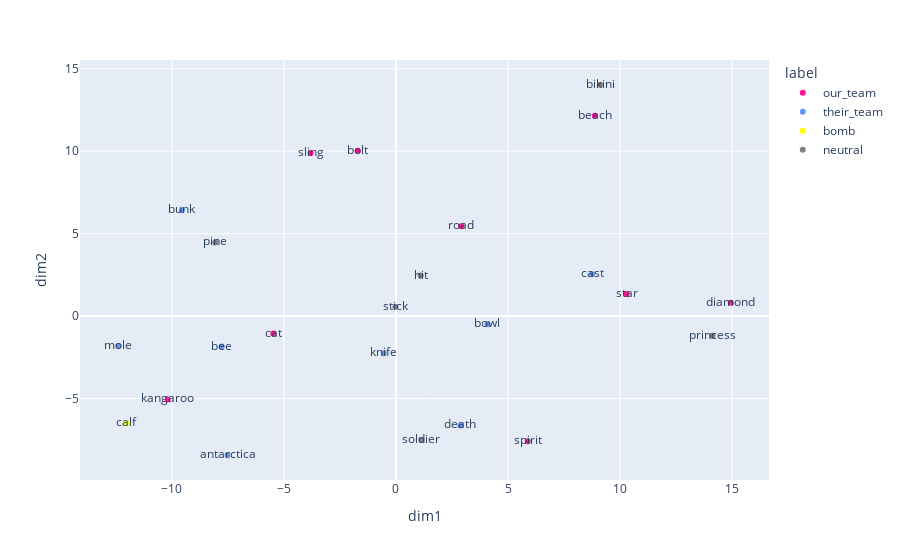

Here is the notebook cell this chart was saved with:
### Markdown cell above
#### Reduce to 2D
Let's first reduce to 2 dimensions and plot the results

### Code cell
X_embedded_2d = TSNE_fit(embedding_matrix, n_comp = 2)
df_reduced_2d = matrix_to_df(X_embedded_2d, words, labels)
plot_2d(df_reduced_2d, color_map, png = False)

### Figure 1 — Plotly figure (JSON) as saved in the notebook; plotly's stock layout.template omitted (floating-point values rounded to 4 significant figures)
{"data": [{"hovertemplate": "<b>%{hovertext}</b><br><br>label=our_team<br>dim1=%{x}<br>dim2=%{y}<br>word=%{text}<extra></extra>", "hovertext": ["bolt", "kangaroo", "road", "cat", "spirit", "sling", "star", "beach", "diamond"], "legendgroup": "our_team", "marker": {"color": "deeppink", "symbol": "circle"}, "mode": "markers+text", "name": "our_team", "orientation": "v", "showlegend": true, "text": ["bolt", "kangaroo", "road", "cat", "spirit", "sling", "star", "beach", "diamond"], "type": "scatter", "x": [-1.7, -10.18, 2.912, -5.47, 5.879, -3.809, 10.29, 8.874, 14.94], "xaxis": "x", "y": [10.03, -5.054, 5.448, -1.059, -7.588, 9.894, 1.335, 12.15, 0.8073], "yaxis": "y"}, {"hovertemplate": "<b>%{hovertext}</b><br><br>label=their_team<br>dim1=%{x}<br>dim2=%{y}<br>word=%{text}<extra></extra>", "hovertext": ["cast", "bee", "death", "bunk", "mole", "bowl", "knife", "antarctica"], "legendgroup": "their_team", "marker": {"color": "cornflowerblue", "symbol": "circle"}, "mode": "markers+text", "name": "their_team", "orientation": "v", "showlegend": true, "text": ["cast", "bee", "death", "bunk", "mole", "bowl", "knife", "antarctica"], "type": "scatter", "x": [8.753, -7.772, 2.873, -9.545, -12.39, 4.079, -0.5445, -7.511], "xaxis": "x", "y": [2.532, -1.846, -6.629, 6.418, -1.817, -0.4906, -2.255, -8.435], "yaxis": "y"}, {"hovertemplate": "<b>%{hovertext}</b><br><br>label=bomb<br>dim1=%{x}<br>dim2=%{y}<br>word=%{text}<extra></extra>", "hovertext": ["calf"], "legendgroup": "bomb", "marker": {"color": "yellow", "symbol": "circle"}, "mode": "markers+text", "name": "bomb", "orientation": "v", "showlegend": true, "text": ["calf"], "type": "scatter", "x": [-12.04], "xaxis": "x", "y": [-6.477], "yaxis": "y"}, {"hovertemplate": "<b>%{hovertext}</b><br><br>label=neutral<br>dim1=%{x}<br>dim2=%{y}<br>word=%{text}<extra></extra>", "hovertext": ["bikini", "pine", "hit", "princess", "stick", "soldier"], "legendgroup": "neutral", "marker": {"color": "grey", "symbol": "circle"}, "mode": "markers+text", "name": "neutral", "orientation": "v", "showlegend": true, "text": ["bikini", "pine", "hit", "princess", "stick", "soldier"], "type": "scatter", "x": [9.102, -8.057, 1.101, 14.11, -0.02304, 1.14], "xaxis": "x", "y": [14.03, 4.47, 2.46, -1.186, 0.5684, -7.505], "yaxis": "y"}], "layout": {"autosize": true, "legend": {"title": {"text": "label"}, "tracegroupgap": 0}, "margin": {"t": 60}, "xaxis": {"anchor": "y", "autorange": true, "domain": [0, 1], "range": [-14.07, 16.62], "title": {"text": "dim1"}, "type": "linear"}, "yaxis": {"anchor": "x", "autorange": true, "domain": [0, 1], "range": [-10.17, 15.77], "title": {"text": "dim2"}, "type": "linear"}}}
